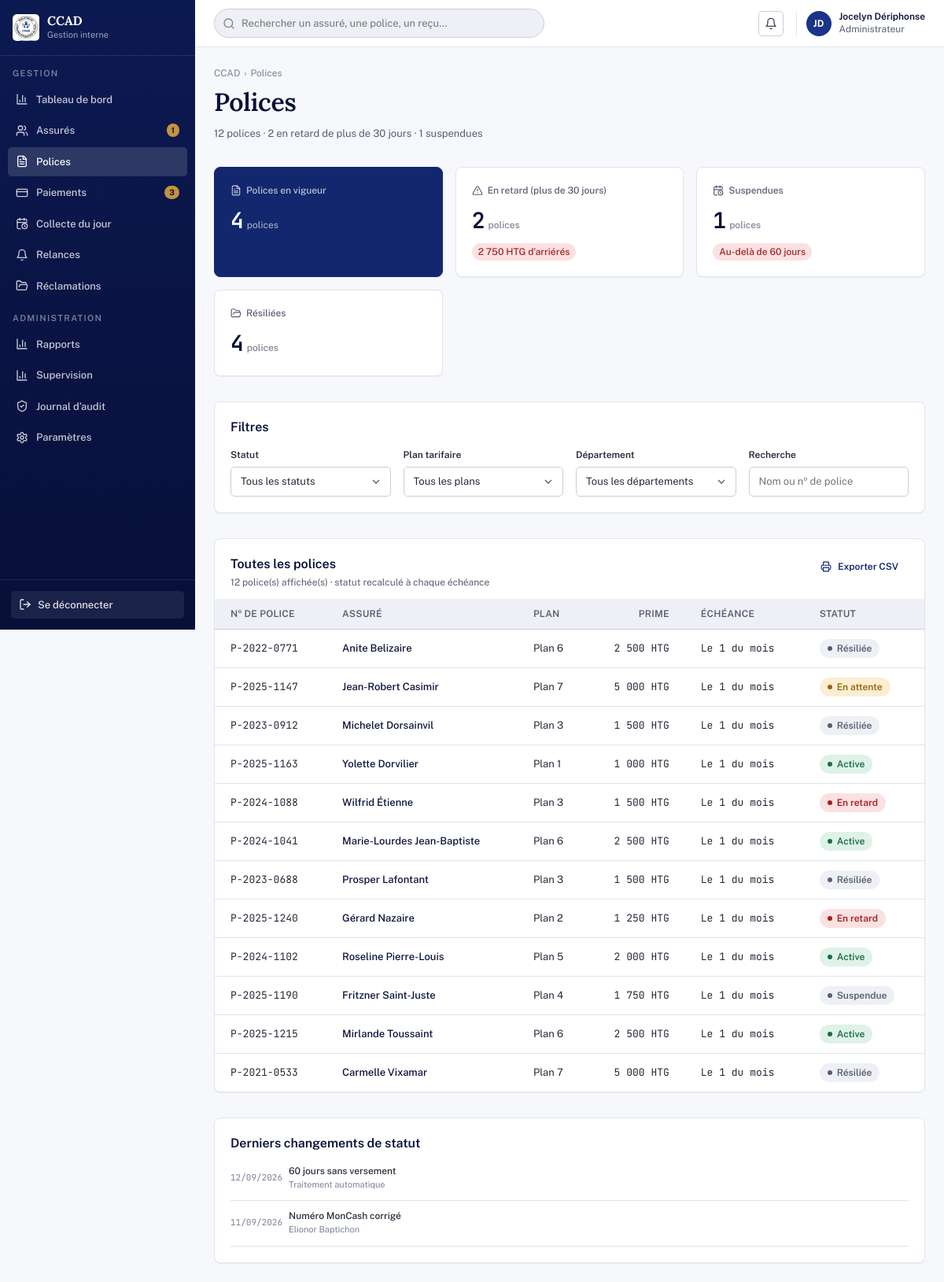
The app's page /polices.php (signed in) with its own data.
### tables this page shows
CREATE TABLE reglages_regles (
  id                  TINYINT UNSIGNED PRIMARY KEY DEFAULT 1,
  eligibilite_mois    SMALLINT UNSIGNED NOT NULL DEFAULT 24,
  retard_jours        SMALLINT UNSIGNED NOT NULL DEFAULT 30,
  suspension_jours    SMALLINT UNSIGNED NOT NULL DEFAULT 60,
  echeance_jour       TINYINT UNSIGNED NOT NULL DEFAULT 1,
  CONSTRAINT chk_regles_single_row CHECK (id = 1)
);

CREATE TABLE polices (
  id                    INT UNSIGNED AUTO_INCREMENT PRIMARY KEY,
  numero                VARCHAR(20) NOT NULL UNIQUE,
  assure_id             INT UNSIGNED NOT NULL,
  formule_id            INT UNSIGNED NOT NULL,
  plan_id               INT UNSIGNED NOT NULL,
  prime                 DECIMAL(12,2) NOT NULL,
  capital               DECIMAL(14,2) NOT NULL,
  devise                ENUM('HTG','USD') NOT NULL DEFAULT 'HTG',
  frais_inscription     DECIMAL(12,2) NOT NULL DEFAULT 0,
  mode_paiement         ENUM('moncash','especes','virement','cheque') NOT NULL DEFAULT 'moncash',
  moncash_numero        VARCHAR(30) DEFAULT NULL,
  zone_collecte         VARCHAR(80) DEFAULT NULL,
  date_adhesion         DATE NOT NULL,
  jour_echeance         TINYINT UNSIGNED NOT NULL DEFAULT 1,
   
  chef_famille          VARCHAR(150) DEFAULT NULL,
  situation_foyer       VARCHAR(40) DEFAULT NULL,
  personne_urgence      VARCHAR(150) DEFAULT NULL,
  telephone_urgence     VARCHAR(30) DEFAULT NULL,
  lieu_inhumation_prevu VARCHAR(150) DEFAULT NULL,
  caveau                VARCHAR(150) DEFAULT NULL,
  statut                ENUM('Active','En retard','En attente','Suspendue','Résiliée') NOT NULL DEFAULT 'En attente',
  cree_le               DATETIME NOT NULL DEFAULT CURRENT_TIMESTAMP,
  resilie_le            DATETIME DEFAULT NULL,
  FOREIGN KEY (assure_id) REFERENCES assures(id),
  FOREIGN KEY (formule_id) REFERENCES formules(id),
  FOREIGN KEY (plan_id) REFERENCES plans(id)
);

CREATE TABLE assures (
  id                  INT UNSIGNED AUTO_INCREMENT PRIMARY KEY,
  reference           VARCHAR(20) NOT NULL UNIQUE,
  prenom              VARCHAR(80) NOT NULL,
  nom                 VARCHAR(120) NOT NULL,
  sexe                ENUM('f','m') DEFAULT NULL,
  date_naissance      DATE DEFAULT NULL,
  lieu_naissance      VARCHAR(120) DEFAULT NULL,
  etat_civil          ENUM('celibataire','marie','placage','veuf','divorce') DEFAULT NULL,
  nif                 VARCHAR(30) DEFAULT NULL,
  profession          VARCHAR(120) DEFAULT NULL,
  personnes_charge    TINYINT UNSIGNED DEFAULT 0,
  telephone           VARCHAR(30) DEFAULT NULL,
  telephone2          VARCHAR(30) DEFAULT NULL,
  email               VARCHAR(150) DEFAULT NULL,
  departement_id      INT UNSIGNED DEFAULT NULL,
  commune_id          INT UNSIGNED DEFAULT NULL,
  section_communale   VARCHAR(120) DEFAULT NULL,
  adresse             VARCHAR(255) DEFAULT NULL,
  temoin1_nom         VARCHAR(120) DEFAULT NULL,
  temoin1_telephone   VARCHAR(30) DEFAULT NULL,
  temoin2_nom         VARCHAR(120) DEFAULT NULL,
  temoin2_telephone   VARCHAR(30) DEFAULT NULL,
  photo_path          VARCHAR(255) DEFAULT NULL,
  agent_id            INT UNSIGNED DEFAULT NULL,
  cree_le             DATETIME NOT NULL DEFAULT CURRENT_TIMESTAMP,
  FOREIGN KEY (departement_id) REFERENCES departements(id),
  FOREIGN KEY (commune_id) REFERENCES communes(id),
  FOREIGN KEY (agent_id) REFERENCES utilisateurs(id)
);

CREATE TABLE plans (
  id            INT UNSIGNED AUTO_INCREMENT PRIMARY KEY,
  code          VARCHAR(20) NOT NULL UNIQUE,
  nom           VARCHAR(60) NOT NULL,
  prime         DECIMAL(12,2) NOT NULL,
  capital       DECIMAL(14,2) NOT NULL,
  actif         TINYINT(1) NOT NULL DEFAULT 1,
  ordre         INT UNSIGNED NOT NULL DEFAULT 0
);

CREATE TABLE reglages_organisation (
  id              TINYINT UNSIGNED PRIMARY KEY DEFAULT 1,
  nom             VARCHAR(200) NOT NULL,
  nif             VARCHAR(30) DEFAULT NULL,
  adresse         VARCHAR(255) DEFAULT NULL,
  telephone       VARCHAR(80) DEFAULT NULL,
  email           VARCHAR(150) DEFAULT NULL,
  site            VARCHAR(150) DEFAULT NULL,
  slogan          VARCHAR(255) DEFAULT NULL,
  frais_inscription DECIMAL(12,2) NOT NULL DEFAULT 1000,
  devise          ENUM('HTG','USD') NOT NULL DEFAULT 'HTG',
  CONSTRAINT chk_org_single_row CHECK (id = 1)
);

CREATE TABLE audit_log (
  id              BIGINT UNSIGNED AUTO_INCREMENT PRIMARY KEY,
  horodatage      DATETIME NOT NULL DEFAULT CURRENT_TIMESTAMP,
  utilisateur_id  INT UNSIGNED DEFAULT NULL,
  zone            VARCHAR(80) DEFAULT NULL,
  type_operation  ENUM('Consultation','Adhésion','Encaissement','Modification','Suspension','Réclamation','Paramètres') NOT NULL,
  cible           VARCHAR(60) DEFAULT NULL,
  detail          VARCHAR(255) DEFAULT NULL,
  FOREIGN KEY (utilisateur_id) REFERENCES utilisateurs(id)
);

CREATE TABLE utilisateurs (
  id                  INT UNSIGNED AUTO_INCREMENT PRIMARY KEY,
  prenom              VARCHAR(80) DEFAULT NULL,
  nom                 VARCHAR(120) NOT NULL,
  login               VARCHAR(60) NOT NULL UNIQUE,
  mot_de_passe_hash   VARCHAR(255) NOT NULL,
  telephone           VARCHAR(30) DEFAULT NULL,
  email               VARCHAR(150) DEFAULT NULL,
  nif                 VARCHAR(30) DEFAULT NULL,
  role_id             INT UNSIGNED NOT NULL,
  departement_id      INT UNSIGNED DEFAULT NULL,
  commune_id          INT UNSIGNED DEFAULT NULL,
  zone_collecte       VARCHAR(80) DEFAULT NULL,
  portee_nationale    TINYINT(1) NOT NULL DEFAULT 0,
  double_auth         TINYINT(1) NOT NULL DEFAULT 1,
  statut              ENUM('Active','Archivé') NOT NULL DEFAULT 'Active',
  cree_le             DATETIME NOT NULL DEFAULT CURRENT_TIMESTAMP,
  FOREIGN KEY (role_id) REFERENCES roles(id),
  FOREIGN KEY (departement_id) REFERENCES departements(id),
  FOREIGN KEY (commune_id) REFERENCES communes(id)
);

### config/db.php (called while the page is built, shortened)
<?php
function db(): PDO
{
    static $pdo = null;
    if ($pdo === null) {
        $dsn = 'mysql:host=' . DB_HOST . ';dbname=' . DB_NAME . ';charset=' . DB_CHARSET;
        $pdo = new PDO($dsn, DB_USER, DB_PASS, [
            PDO::ATTR_ERRMODE => PDO::ERRMODE_EXCEPTION,
            PDO::ATTR_DEFAULT_FETCH_MODE => PDO::FETCH_ASSOC,
            PDO::ATTR_EMULATE_PREPARES => false,
        ]);
    }
    return $pdo;
}

### polices.php (the view, shortened to what this page needs)
<?php
require_once __DIR__ . '/includes/functions.php';
require __DIR__ . '/includes/layout_start.php';
$pdo = db();
$devise = organisation()['devise'] ?? 'HTG';
$r = regles();
$q = trim($_GET['q'] ?? '');
$sql = "SELECT p.numero, a.prenom, a.nom, pl.nom AS plan, p.prime, p.statut, p.jour_echeance, dep.nom AS dept
        FROM polices p JOIN assures a ON a.id=p.assure_id JOIN plans pl ON pl.id=p.plan_id
        LEFT JOIN departements dep ON dep.id=a.departement_id WHERE 1=1";
$params = [];
$sql .= " ORDER BY a.nom LIMIT 300";
$stmt = $pdo->prepare($sql);
$stmt->execute($params);
$rows = $stmt->fetchAll();
$counts = $pdo->query("SELECT statut, COUNT(*) n, COALESCE(SUM(prime),0) montant FROM polices GROUP BY statut")->fetchAll(PDO::FETCH_ASSOC);
$byStatut = [];
foreach ($counts as $c) { $byStatut[$c['statut']] = $c; }
$totalPolices = array_sum(array_column($counts, 'n'));
$historique = $pdo->query("
  SELECT al.*, u.prenom up, u.nom un FROM audit_log al LEFT JOIN utilisateurs u ON u.id=al.utilisateur_id
  WHERE al.type_operation IN ('Modification','Suspension') ORDER BY al.horodatage DESC LIMIT 6
")->fetchAll();
?>
<div class="page-header">
  <div>
    <div class="page-header__breadcrumbs"><span>CCAD</span><span>Polices</span></div>
    <h1 class="page-header__title">Polices</h1>
    <div class="page-header__meta"><?= $totalPolices ?> polices · <?= $byStatut['En retard']['n'] ?? 0 ?> en retard de plus de <?= (int) $r['retard_jours'] ?> jours · <?= $byStatut['Suspendue']['n'] ?? 0 ?> suspendues</div>
  </div>
</div>
<div class="stat-grid">
  <div class="stat-card stat-card--brand"><div class="stat-card__label"><?= icon('file-text',14) ?> Polices en vigueur</div><div><span class="stat-card__value"><?= $byStatut['Active']['n'] ?? 0 ?></span><span class="stat-card__unit">polices</span></div></div>
  <div class="stat-card"><div class="stat-card__label"><?= icon('triangle-alert',14) ?> En retard (plus de <?= (int) $r['retard_jours'] ?> jours)</div><div><span class="stat-card__value"><?= $byStatut['En retard']['n'] ?? 0 ?></span><span class="stat-card__unit">polices</span></div><div class="stat-card__delta stat-card__delta--down"><?= fmt_money($byStatut['En retard']['montant'] ?? 0, $devise) ?> d'arriérés</div></div>
  <div class="stat-card"><div class="stat-card__label"><?= icon('calendar-clock',14) ?> Suspendues</div><div><span class="stat-card__value"><?= $byStatut['Suspendue']['n'] ?? 0 ?></span><span class="stat-card__unit">polices</span></div><div class="stat-card__delta stat-card__delta--down">Au-delà de <?= (int) $r['suspension_jours'] ?> jours</div></div>
  <div class="stat-card"><div class="stat-card__label"><?= icon('folder-open',14) ?> Résiliées</div><div><span class="stat-card__value"><?= $byStatut['Résiliée']['n'] ?? 0 ?></span><span class="stat-card__unit">polices</span></div></div>
</div>
<div class="card">
  <div class="card__title" style="margin-bottom:14px">Filtres</div>
  <form class="filter-bar" method="get">
    <div class="field"><label class="field__label">Statut</label><select class="input" name="statut" onchange="this.form.submit()">
      <option value="tous">Tous les statuts</option>
    </select></div>
    <div class="field"><label class="field__label">Plan tarifaire</label><select class="input" name="plan" onchange="this.form.submit()">
      <option value="tous">Tous les plans</option>
    </select></div>
    <div class="field"><label class="field__label">Département</label><select class="input" name="dept" onchange="this.form.submit()">
      <option value="tous">Tous les départements</option>
    </select></div>
    <div class="field"><label class="field__label">Recherche</label><input class="input" name="q" value="<?= h($q) ?>" placeholder="Nom ou nº de police"></div>
  </form>
</div>
<div class="card card--flush">
  <div class="card__head"><div><div class="card__title">Toutes les polices</div><div class="card__subtitle"><?= count($rows) ?> police(s) affichée(s) · statut recalculé à chaque échéance</div></div>
    <div class="card__actions"><a class="btn btn--ghost btn--sm" href="pages/export_csv.php?type=polices&<?= http_build_query($_GET) ?>"><?= icon('printer',14) ?> Exporter CSV</a></div>
  </div>
  <div class="table-wrap">
    <table class="data-table">
      <thead><tr><th>Nº de police</th><th>Assuré</th><th>Plan</th><th class="is-numeric">Prime</th><th>Échéance</th><th>Statut</th></tr></thead>
      <tbody>
      <?php foreach ($rows as $row): ?>
        <tr class="is-clickable" onclick="location.href='assure_fiche.php?numero=<?= urlencode($row['numero']) ?>'">
          <td class="is-mono"><?= h($row['numero']) ?></td>
          <td><div class="person-cell"><span class="person-cell__name"><?= h($row['prenom'] . ' ' . $row['nom']) ?></span></div></td>
          <td><?= h($row['plan']) ?></td>
          <td class="is-numeric is-mono"><?= fmt_money($row['prime'], $devise) ?></td>
          <td class="is-mono">Le <?= (int) $row['jour_echeance'] ?> du mois</td>
          <td><?= badge_html($row['statut']) ?></td>
        </tr>
      <?php endforeach; ?>
      </tbody>
    </table>
  </div>
</div>
<div class="card">
  <div class="card__title" style="margin-bottom:14px">Derniers changements de statut</div>
  <div class="stack stack--sm">
    <?php foreach ($historique as $h): ?>
    <div class="cluster" style="justify-content:space-between;padding-bottom:12px;border-bottom:1px solid var(--border-subtle)">
      <div class="mono text-faint" style="font-size:11px;flex:0 0 auto"><?= fmt_date_fr($h['horodatage']) ?></div>
      <div style="flex:1 1 220px"><div style="font-size:12px;font-weight:500;color:var(--grey-800)"><?= h($h['detail']) ?></div>
        <div style="font-size:11px;color:var(--text-faint)"><?= h($h['up'] ? $h['up'] . ' ' . $h['un'] : 'Traitement automatique') ?></div></div>
    </div>
    <?php endforeach; ?>
  </div>
</div>
<?php require __DIR__ . '/includes/layout_end.php'; ?>

### includes/functions.php (shortened to what this page needs)
<?php
require_once __DIR__ . '/../config/db.php';
function h(?string $s): string
{
    return htmlspecialchars($s ?? '', ENT_QUOTES, 'UTF-8');
}
function fmt_money($n, ?string $devise = null): string
{
    $s = number_format((float) $n, 0, ',', ' ');
    return $devise ? $s . ' ' . $devise : $s;
}
function fmt_date_fr(?string $ymd): string
{
    $t = strtotime($ymd);
    return $t ? date('d/m/Y', $t) : '—';
}
function badge_tone(string $statut): string
{
    static $tones = [
        'Active' => 'success',
        'En retard' => 'danger',
        'En attente' => 'warning',
        'Suspendue' => 'neutral',
        'Résiliée' => 'neutral',
        'Encaissé' => 'success',
        'À valider' => 'warning',
        'Rejeté' => 'danger',
        'Versé' => 'success',
        'En cours' => 'warning',
        'Archivé' => 'neutral',
    ];
    return $tones[$statut] ?? 'neutral';
}
function badge_html(string $statut, ?string $tone = null): string
{
    $tone = $tone ?? badge_tone($statut);
    return '<span class="badge badge--' . h($tone) . '"><i class="badge__dot"></i>' . h($statut) . '</span>';
}
function regles(): array
{
    static $r = null;
    if ($r === null) {
        $r = db()->query('SELECT * FROM reglages_regles WHERE id = 1')->fetch() ?: [
            'eligibilite_mois' => 24, 'retard_jours' => 30, 'suspension_jours' => 60, 'echeance_jour' => 1,
        ];
    }
    return $r;
}
function organisation(): array
{
    static $o = null;
    if ($o === null) {
        $o = db()->query('SELECT * FROM reglages_organisation WHERE id = 1')->fetch() ?: [];
    }
    return $o;
}
function icon(string $name, int $size = 16): string
{
    $p = $paths[$name] ?? $paths['file-text'];
    return '<svg xmlns="http://www.w3.org/2000/svg" width="' . $size . '" height="' . $size . '" viewBox="0 0 24 24" fill="none" stroke="currentColor" stroke-width="2" stroke-linecap="round" stroke-linejoin="round" class="icon" aria-hidden="true">' . $p . '</svg>';
}

### records on screen
reglages_regles: retard_jours "30", suspension_jours "60"
polices: numero "P-2022-0771", assure.nom "Anite Belizaire", plan.nom "Plan 6", prime.devise "2 500 HTG", jour_echeance "1", statut "Résiliée"
polices: numero "P-2025-1147", assure.nom "Jean-Robert Casimir", plan.nom "Plan 7", prime.devise "5 000 HTG", jour_echeance "1", statut "En attente"
polices: numero "P-2023-0912", assure.nom "Michelet Dorsainvil", plan.nom "Plan 3", prime.devise "1 500 HTG", jour_echeance "1", statut "Résiliée"
polices: numero "P-2025-1163", assure.nom "Yolette Dorvilier", plan.nom "Plan 1", prime.devise "1 000 HTG", jour_echeance "1", statut "Active"
polices: numero "P-2024-1088", assure.nom "Wilfrid Étienne", plan.nom "Plan 3", prime.devise "1 500 HTG", jour_echeance "1", statut "En retard"
polices: numero "P-2024-1041", assure.nom "Marie-Lourdes Jean-Baptiste", plan.nom "Plan 6", prime.devise "2 500 HTG", jour_echeance "1", statut "Active"
polices: numero "P-2023-0688", assure.nom "Prosper Lafontant", plan.nom "Plan 3", prime.devise "1 500 HTG", jour_echeance "1", statut "Résiliée"
polices: numero "P-2025-1240", assure.nom "Gérard Nazaire", plan.nom "Plan 2", prime.devise "1 250 HTG", jour_echeance "1", statut "En retard"
polices: numero "P-2024-1102", assure.nom "Roseline Pierre-Louis", plan.nom "Plan 5", prime.devise "2 000 HTG", jour_echeance "1", statut "Active"
polices: numero "P-2025-1190", assure.nom "Fritzner Saint-Juste", plan.nom "Plan 4", prime.devise "1 750 HTG", jour_echeance "1", statut "Suspendue"
polices: numero "P-2025-1215", assure.nom "Mirlande Toussaint", plan.nom "Plan 6", prime.devise "2 500 HTG", jour_echeance "1", statut "Active"
polices: numero "P-2021-0533", assure.nom "Carmelle Vixamar", plan.nom "Plan 7", prime.devise "5 000 HTG", jour_echeance "1", statut "Résiliée"
audit_log: horodatage "12/09/2026", detail "60 jours sans versement", un "Traitement automatique"
audit_log: horodatage "11/09/2026", detail "Numéro MonCash corrigé", utilisateur.nom "Elionor Baptichon"

### other values on screen
APP_NAME "CCAD"
APP_SUBTITLE "Gestion interne"
$label "Tableau de bord Assurés Polices Paiements Collecte du jour Relances Réclamations Rapports Supervision Journal d’audit Paramètres"
$badge "1 3"
$user['nom_complet'] "Jocelyn Dériphonse"
$user['role'] "Administrateur"
$totalPolices "12"
$byStatut['En retard']['n'] "2"
$byStatut['Suspendue']['n'] "1"
$byStatut['Active']['n'] "4"
fmt_money($byStatut['En retard']['montant'] ?? 0, $devise) "2 750 HTG"
$byStatut['Résiliée']['n'] "4"
count($rows) "12"
